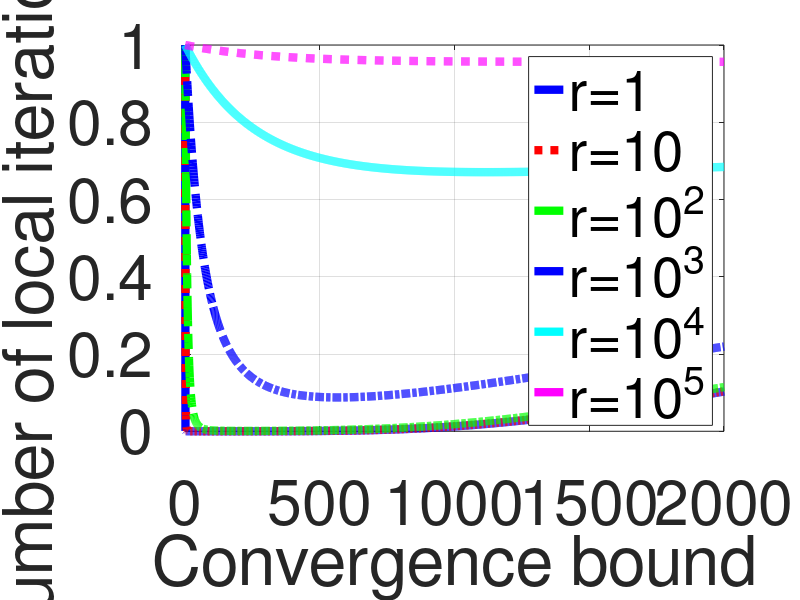

The MATLAB source for this figure:
%% Simulation for optimal local iteration (Fig. 8(a))
% Myung Cho, Lifeng Lai, and Weiyu Xu, 
% "Distributed dual coordinate ascent in general tree networks and communication network effect on synchronous machine learning,”
% IEEE Journal on Selected Areas in Communication (JSAC), 2021
%-------------
clear all;
clc;
clf;

delta=1/300;
C=0.5;
K=3;
tTotal=1;
tLP=4*10^(-5);
tCP=3*10^(-5);


H=0:1:2000;

f=@(H,r) (1-(1-(1-delta).^H).*(C/K)).^((tTotal/tLP)./(H+r));

Buf=[f(H,1);f(H,10);f(H,10^2);f(H,10^3);f(H,10^4);f(H,10^5)];

for ii=1:6
    [M,I]=min(Buf(ii,:));
    I
end

set(gcf,'color','w');
set(gca,'FontSize',45)
set(gca, 'YScale', 'linear')
box on
grid on
hold on

plot(H,f(H,1),'-b','LineWidth',6,'MarkerSize',15);
plot(H,f(H,10),':r','LineWidth',6,'MarkerSize',15);
plot(H,f(H,10^2),'-.g','LineWidth',6,'MarkerSize',15);
plot(H,f(H,10^3),'-.b','LineWidth',6,'MarkerSize',15);
plot(H,f(H,10^4),'-c','LineWidth',6,'MarkerSize',15);
plot(H,f(H,10^5),'--m','LineWidth',6,'MarkerSize',15);

legend('r=1','r=10','r=10^2','r=10^3','r=10^4','r=10^5');
xlabel('Convergence bound');
ylabel('Number of local iterations, H');

    

    




